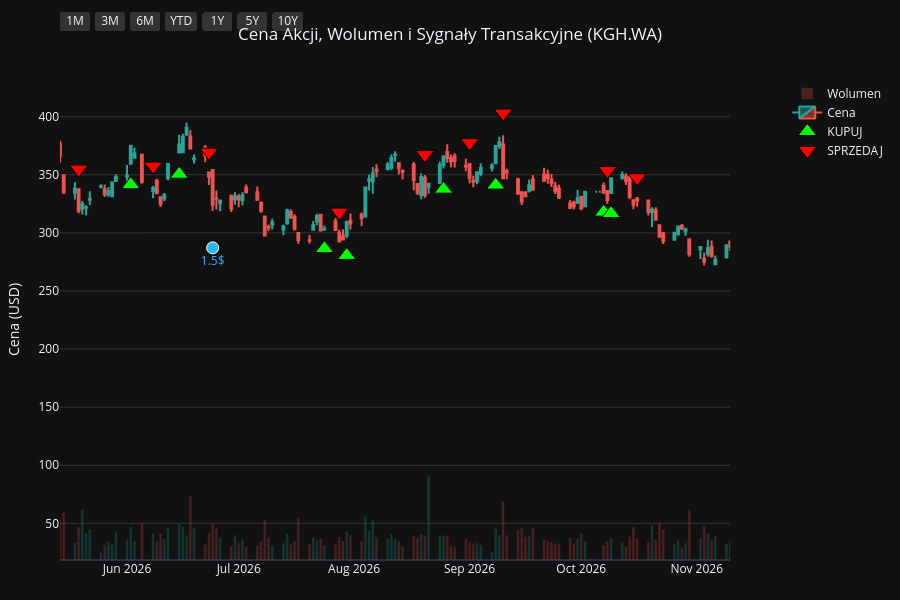
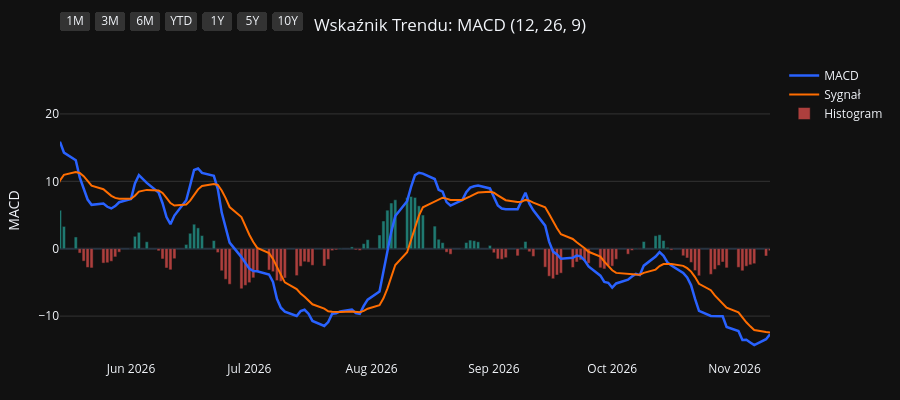
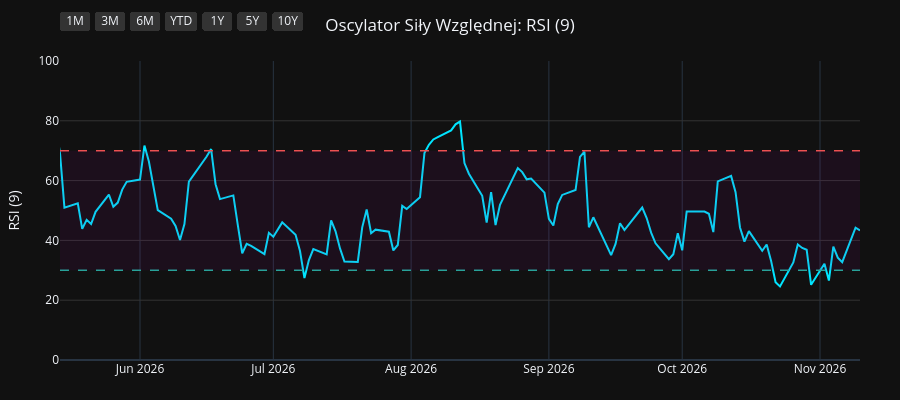
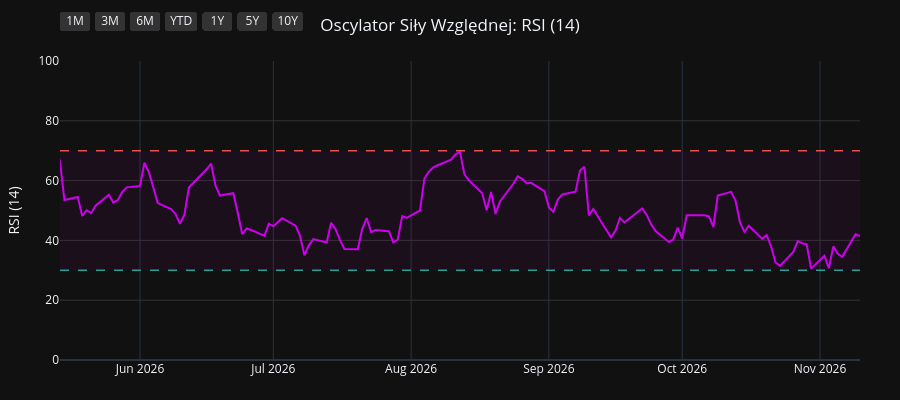

These figures' notebook cell, in order:
### Code cell
import os
import yfinance as yf
import pandas as pd
import pandas_ta as ta
import plotly.graph_objects as go
from plotly.subplots import make_subplots

# 1. Pobranie i przygotowanie danych
symbol = os.environ.get("STOCK_TICKER", "").strip().upper()
if not symbol:
    raise RuntimeError("Set STOCK_TICKER before running price_extractor.ipynb")
df = yf.Ticker(symbol).history(period="10y")
df.index = df.index.tz_localize(None)

# Wskaźniki i sygnały
df.ta.macd(fast=12, slow=26, signal=9, append=True)
df.ta.rsi(length=9, append=True)
df.ta.rsi(length=14, append=True)
df.ta.rsi(length=21, append=True)
df.dropna(inplace=True)

macd = df['MACD_12_26_9']
signal = df['MACDs_12_26_9']
wczorajszy_macd = macd.shift(1)
wczorajszy_signal = signal.shift(1)

df['Decyzja'] = 'BRAK'
df.loc[(macd > signal) & (wczorajszy_macd <= wczorajszy_signal), 'Decyzja'] = 'KUPUJ'
df.loc[(macd < signal) & (wczorajszy_macd >= wczorajszy_signal), 'Decyzja'] = 'SPRZEDAJ'

df_kupuj = df[df['Decyzja'] == 'KUPUJ']
df_sprzedaj = df[df['Decyzja'] == 'SPRZEDAJ']
df_dywidendy = df[df['Dividends'] > 0]
df_splity = df[df['Stock Splits'] > 0]

# Wspólna konfiguracja osi X
konfiguracja_osi_x = dict(
    type="date",
    showspikes=True, spikemode="across", spikesnap="cursor", spikedash="dot", spikecolor="#ffffff", spikethickness=1, hoverformat="%Y-%m-%d",
    rangeselector=dict(
        buttons=list([
            dict(count=1, label="1M", step="month", stepmode="backward"),
            dict(count=3, label="3M", step="month", stepmode="backward"),
            dict(count=6, label="6M", step="month", stepmode="backward"),
            dict(count=1, label="YTD", step="year", stepmode="todate"),
            dict(count=1, label="1Y", step="year", stepmode="backward"),
            dict(count=5, label="5Y", step="year", stepmode="backward"),
            dict(step="all", label="10Y")
        ]),
        bgcolor="#333333", activecolor="#2962ff", x=0, y=1.1
    )
)

# ==========================================
# WYKRES 1: CENA + WOLUMEN + SYGNAŁY
# ==========================================
fig1 = make_subplots(specs=[[{"secondary_y": True}]])

kolory_wolumenu = ['#26a69a' if row['Close'] >= row['Open'] else '#ef5350' for index, row in df.iterrows()]
fig1.add_trace(go.Bar(x=df.index, y=df['Volume'], marker_color=kolory_wolumenu, opacity=0.25, name='Wolumen'), secondary_y=True)
fig1.add_trace(go.Candlestick(x=df.index, open=df['Open'], high=df['High'], low=df['Low'], close=df['Close'], name='Cena', increasing_line_color='#26a69a', decreasing_line_color='#ef5350'), secondary_y=False)
fig1.add_trace(go.Scatter(x=df_kupuj.index, y=df_kupuj['Low'] * 0.95, customdata=df_kupuj[['Low', 'High']], mode='markers', marker=dict(symbol='triangle-up', size=16, color='#00ff00', line=dict(width=1, color='black')), name='KUPUJ', hovertemplate='KUPUJ<br>Najniższa: %{customdata[0]:.2f}<br>Najwyższa: %{customdata[1]:.2f}<extra></extra>'), secondary_y=False)
fig1.add_trace(go.Scatter(x=df_sprzedaj.index, y=df_sprzedaj['High'] * 1.05, customdata=df_sprzedaj[['Low', 'High']], mode='markers', marker=dict(symbol='triangle-down', size=16, color='#ff0000', line=dict(width=1, color='black')), name='SPRZEDAJ', hovertemplate='SPRZEDAJ<br>Najniższa: %{customdata[0]:.2f}<br>Najwyższa: %{customdata[1]:.2f}<extra></extra>'), secondary_y=False)

if not df_dywidendy.empty:
    fig1.add_trace(go.Scatter(x=df_dywidendy.index, y=df_dywidendy['Low'] * 0.90, mode='markers+text', marker=dict(symbol='circle', size=12, color='#29b6f6', line=dict(width=1, color='white')), text=df_dywidendy['Dividends'].apply(lambda x: f"{x}$"), textposition="bottom center", name='Dywidenda', showlegend=False, hovertemplate='Dywidenda: %{text}<extra></extra>', textfont=dict(color="#29b6f6")), secondary_y=False)
if not df_splity.empty:
                    fig1.add_trace(go.Scatter(x=df_splity.index, y=df_splity['High'], mode='markers+text', marker=dict(symbol='star', size=16, color='#ffee58', line=dict(width=1, color='black')), text=df_splity['Stock Splits'].apply(lambda x: f"{x:g}:1" if x >= 1 else f"1:{1 / x:g}"), textposition="top center", name='Split', hovertemplate='%{text}<extra></extra>', textfont=dict(color="#ffee58")), secondary_y=False)

fig1.update_layout(title=dict(text=f"Cena Akcji, Wolumen i Sygnały Transakcyjne ({symbol})", x=0.5, xanchor='center'), dragmode='pan', xaxis_rangeslider_visible=False, template='plotly_dark', height=600, hovermode='x unified', margin=dict(l=60, r=40, t=60, b=40))
fig1.update_xaxes(**konfiguracja_osi_x)
fig1.update_xaxes(range=[df.index.max() - pd.Timedelta(days=180), df.index.max()])
fig1.update_yaxes(title_text="Cena (USD)", secondary_y=False, gridcolor='#333333')
fig1.update_yaxes(range=[0, df['Volume'].max() * 4], showgrid=False, showticklabels=False, secondary_y=True)
fig1.show(config={'scrollZoom': True})

# ==========================================
# WYKRES 2: WSKAŹNIK MACD
# ==========================================
fig2 = go.Figure()
fig2.add_trace(go.Scatter(x=df.index, y=df['MACD_12_26_9'], line=dict(color='#2962ff', width=2.5), name='MACD'))
fig2.add_trace(go.Scatter(x=df.index, y=df['MACDs_12_26_9'], line=dict(color='#ff6d00', width=2), name='Sygnał'))
kolory_macd = ['#26a69a' if val >= 0 else '#ef5350' for val in df['MACDh_12_26_9']]
fig2.add_trace(go.Bar(x=df.index, y=df['MACDh_12_26_9'], marker_color=kolory_macd, name='Histogram', opacity=0.7))
fig2.update_layout(title=dict(text="Wskaźnik Trendu: MACD (12, 26, 9)", x=0.5, xanchor='center'), dragmode='pan', xaxis_rangeslider_visible=False, template='plotly_dark', height=400, hovermode='x unified', margin=dict(l=60, r=40, t=60, b=40))
fig2.update_xaxes(**konfiguracja_osi_x)
fig2.update_xaxes(range=[df.index.max() - pd.Timedelta(days=180), df.index.max()])
fig2.update_yaxes(title_text="MACD", gridcolor='#333333')
fig2.show(config={'scrollZoom': True})

# ==========================================
# WYKRES 3: OSCYLATOR RSI (9)
# ==========================================
fig3 = go.Figure()
fig3.add_trace(go.Scatter(x=df.index, y=df['RSI_9'], line=dict(color='#00e5ff', width=2), name='RSI (9)'))
fig3.add_hline(y=70, line_dash="dash", line_color="#ef5350", line_width=1.5)
fig3.add_hline(y=30, line_dash="dash", line_color="#26a69a", line_width=1.5)
fig3.add_hrect(y0=30, y1=70, line_width=0, fillcolor="purple", opacity=0.1)
fig3.update_layout(title=dict(text="Oscylator Siły Względnej: RSI (9)", x=0.5, xanchor='center'), dragmode='pan', xaxis_rangeslider_visible=False, template='plotly_dark', height=400, hovermode='x unified', margin=dict(l=60, r=40, t=60, b=40))
fig3.update_xaxes(**konfiguracja_osi_x)
fig3.update_xaxes(range=[df.index.max() - pd.Timedelta(days=180), df.index.max()])
fig3.update_yaxes(title_text="RSI (9)", range=[0, 100], gridcolor='#333333')
fig3.show(config={'scrollZoom': True})

# ==========================================
# WYKRES 4: OSCYLATOR RSI (14)
# ==========================================
fig4 = go.Figure()
fig4.add_trace(go.Scatter(x=df.index, y=df['RSI_14'], line=dict(color='#d500f9', width=2), name='RSI (14)'))
fig4.add_hline(y=70, line_dash="dash", line_color="#ef5350", line_width=1.5)
fig4.add_hline(y=30, line_dash="dash", line_color="#26a69a", line_width=1.5)
fig4.add_hrect(y0=30, y1=70, line_width=0, fillcolor="purple", opacity=0.1)
fig4.update_layout(title=dict(text="Oscylator Siły Względnej: RSI (14)", x=0.5, xanchor='center'), dragmode='pan', xaxis_rangeslider_visible=False, template='plotly_dark', height=400, hovermode='x unified', margin=dict(l=60, r=40, t=60, b=40))
fig4.update_xaxes(**konfiguracja_osi_x)
fig4.update_xaxes(range=[df.index.max() - pd.Timedelta(days=180), df.index.max()])
fig4.update_yaxes(title_text="RSI (14)", range=[0, 100], gridcolor='#333333')
fig4.show(config={'scrollZoom': True})

# ==========================================
# WYKRES 5: OSCYLATOR RSI (21)
# ==========================================
fig5 = go.Figure()
fig5.add_trace(go.Scatter(x=df.index, y=df['RSI_21'], line=dict(color='#64dd17', width=2), name='RSI (21)'))
fig5.add_hline(y=70, line_dash="dash", line_color="#ef5350", line_width=1.5)
fig5.add_hline(y=30, line_dash="dash", line_color="#26a69a", line_width=1.5)
fig5.add_hrect(y0=30, y1=70, line_width=0, fillcolor="purple", opacity=0.1)
fig5.update_layout(title=dict(text="Oscylator Siły Względnej: RSI (21)", x=0.5, xanchor='center'), dragmode='pan', xaxis_rangeslider_visible=False, template='plotly_dark', height=400, hovermode='x unified', margin=dict(l=60, r=40, t=60, b=40))
fig5.update_xaxes(**konfiguracja_osi_x)
fig5.update_xaxes(range=[df.index.max() - pd.Timedelta(days=180), df.index.max()])
fig5.update_yaxes(title_text="RSI (21)", range=[0, 100], gridcolor='#333333')
fig5.show(config={'scrollZoom': True})

### Figure 1 — Plotly figure (JSON) as saved in the notebook; plotly's stock layout.template omitted (floating-point values rounded to 4 significant figures; data arrays with more than 128 entries replaced by an {"elided": "..."} marker saying what was removed)
{"data": [{"marker": {"color": {"elided": "2506 str values"}}, "name": "Wolumen", "opacity": 0.25, "type": "bar", "x": {"elided": "2506 str values"}, "xaxis": "x", "y": {"elided": "2506 int values"}, "yaxis": "y2"}, {"close": {"elided": "2506 float values"}, "decreasing": {"line": {"color": "#ef5350"}}, "high": {"elided": "2506 float values"}, "increasing": {"line": {"color": "#26a69a"}}, "low": {"elided": "2506 float values"}, "name": "Cena", "open": {"elided": "2506 float values"}, "type": "candlestick", "x": {"elided": "2506 str values"}, "xaxis": "x", "yaxis": "y"}, {"customdata": {"elided": "95x2 float values"}, "hovertemplate": "KUPUJ<br>Najniższa: %{customdata[0]:.2f}<br>Najwyższa: %{customdata[1]:.2f}<extra></extra>", "marker": {"color": "#00ff00", "line": {"color": "black", "width": 1}, "size": 16, "symbol": "triangle-up"}, "mode": "markers", "name": "KUPUJ", "type": "scatter", "x": ["2017-01-10T00:00:00", "2017-04-05T00:00:00", "2017-04-25T00:00:00", "2017-06-08T00:00:00", "2017-07-12T00:00:00", "2017-08-25T00:00:00", "2017-10-05T00:00:00", "2017-11-06T00:00:00", "2017-12-15T00:00:00", "2018-02-16T00:00:00", "2018-04-05T00:00:00", "2018-05-17T00:00:00", "2018-06-05T00:00:00", "2018-07-03T00:00:00", "2018-08-28T00:00:00", "2018-09-20T00:00:00", "2018-10-30T00:00:00", "2018-12-03T00:00:00", "2019-01-07T00:00:00", "2019-02-20T00:00:00", "2019-03-19T00:00:00", "2019-03-29T00:00:00", "2019-05-22T00:00:00", "2019-05-24T00:00:00", "2019-07-25T00:00:00", "2019-08-29T00:00:00", "2019-10-11T00:00:00", "2019-12-12T00:00:00", "2020-01-13T00:00:00", "2020-02-06T00:00:00", "2020-03-23T00:00:00", "2020-05-19T00:00:00", "2020-07-02T00:00:00", "2020-10-12T00:00:00", "2020-11-03T00:00:00", "2021-01-07T00:00:00", "2021-02-15T00:00:00", "2021-03-31T00:00:00", "2021-05-05T00:00:00", "2021-06-25T00:00:00", "2021-07-23T00:00:00", "2021-09-06T00:00:00", "2021-09-09T00:00:00", "2021-10-08T00:00:00", "2021-11-12T00:00:00", "2021-12-02T00:00:00", "2022-02-10T00:00:00", "2022-02-25T00:00:00", "2022-03-24T00:00:00", "2022-03-28T00:00:00", "2022-05-18T00:00:00", "2022-07-19T00:00:00", "2022-09-12T00:00:00", "2022-12-13T00:00:00", "2023-01-04T00:00:00", "2023-03-27T00:00:00", "2023-05-09T00:00:00", "2023-06-02T00:00:00", "2023-07-12T00:00:00", "2023-08-29T00:00:00", "2023-09-14T00:00:00", "2023-10-11T00:00:00", "2023-10-25T00:00:00", "2023-11-15T00:00:00", "2023-12-15T00:00:00", "2024-01-25T00:00:00", "2024-03-08T00:00:00", "2024-04-02T00:00:00", "2024-05-09T00:00:00", "2024-06-25T00:00:00", "2024-08-16T00:00:00", "2024-09-13T00:00:00", "2024-12-02T00:00:00", "2025-01-07T00:00:00", "2025-03-17T00:00:00", "2025-04-22T00:00:00", "2025-05-26T00:00:00", "2025-06-05T00:00:00", "2025-06-26T00:00:00", "2025-07-22T00:00:00", "2025-08-11T00:00:00", "2025-09-04T00:00:00", "2025-11-27T00:00:00", "2026-01-26T00:00:00", "2026-02-25T00:00:00", "2026-04-01T00:00:00", "2026-05-07T00:00:00", "2026-06-02T00:00:00", "2026-06-15T00:00:00", "2026-07-24T00:00:00", "2026-07-30T00:00:00", "2026-08-25T00:00:00", "2026-09-08T00:00:00", "2026-10-07T00:00:00", "2026-10-09T00:00:00"], "xaxis": "x", "y": [85.02, 106.0, 107.5, 94.54, 95.99, 110.7, 102.2, 108.2, 91.49, 96.76, 78.7, 80.68, 81.99, 77.9, 81.11, 76.68, 74.31, 81.18, 78.63, 85.43, 90.25, 93.7, 82.98, 81.99, 85.57, 65.33, 69.24, 82.49, 87.64, 85.69, 47.8, 71.12, 82.1, 106.2, 106.8, 177.9, 170.5, 161.5, 177.0, 168.2, 166.7, 157.3, 154.8, 137.2, 136.6, 125.2, 131.5, 130.7, 157.7, 156.4, 114.0, 92.5, 86.69, 109.7, 118.7, 104.4, 109.5, 101.7, 105.0, 104.7, 103.8, 101.3, 99.66, 103.0, 112.6, 103.0, 101.0, 105.9, 134.8, 138.8, 121.6, 127.2, 119.1, 111.8, 128.7, 108.3, 118.8, 119.1, 117.9, 125.9, 126.3, 124.0, 192.3, 313.2, 310.3, 263.2, 308.6, 341.4, 350.5, 286.4, 280.6, 337.6, 341.1, 317.8, 316.7], "yaxis": "y"}, {"customdata": {"elided": "95x2 float values"}, "hovertemplate": "SPRZEDAJ<br>Najniższa: %{customdata[0]:.2f}<br>Najwyższa: %{customdata[1]:.2f}<extra></extra>", "marker": {"color": "#ff0000", "line": {"color": "black", "width": 1}, "size": 16, "symbol": "triangle-down"}, "mode": "markers", "name": "SPRZEDAJ", "type": "scatter", "x": ["2017-02-07T00:00:00", "2017-04-18T00:00:00", "2017-05-04T00:00:00", "2017-07-11T00:00:00", "2017-08-03T00:00:00", "2017-09-07T00:00:00", "2017-10-26T00:00:00", "2017-11-08T00:00:00", "2018-01-23T00:00:00", "2018-02-28T00:00:00", "2018-05-16T00:00:00", "2018-05-22T00:00:00", "2018-06-15T00:00:00", "2018-08-03T00:00:00", "2018-09-06T00:00:00", "2018-10-08T00:00:00", "2018-11-23T00:00:00", "2018-12-06T00:00:00", "2019-02-11T00:00:00", "2019-03-08T00:00:00", "2019-03-27T00:00:00", "2019-04-15T00:00:00", "2019-05-23T00:00:00", "2019-07-03T00:00:00", "2019-07-30T00:00:00", "2019-10-01T00:00:00", "2019-11-20T00:00:00", "2019-12-24T00:00:00", "2020-01-22T00:00:00", "2020-02-07T00:00:00", "2020-05-11T00:00:00", "2020-06-12T00:00:00", "2020-08-12T00:00:00", "2020-10-29T00:00:00", "2020-12-21T00:00:00", "2021-01-14T00:00:00", "2021-02-26T00:00:00", "2021-04-30T00:00:00", "2021-05-19T00:00:00", "2021-07-19T00:00:00", "2021-08-10T00:00:00", "2021-09-08T00:00:00", "2021-09-17T00:00:00", "2021-10-27T00:00:00", "2021-11-18T00:00:00", "2022-01-24T00:00:00", "2022-02-24T00:00:00", "2022-03-15T00:00:00", "2022-03-25T00:00:00", "2022-03-29T00:00:00", "2022-06-14T00:00:00", "2022-08-19T00:00:00", "2022-11-22T00:00:00", "2022-12-16T00:00:00", "2023-01-20T00:00:00", "2023-04-26T00:00:00", "2023-05-11T00:00:00", "2023-06-27T00:00:00", "2023-08-04T00:00:00", "2023-09-08T00:00:00", "2023-09-22T00:00:00", "2023-10-23T00:00:00", "2023-11-08T00:00:00", "2023-12-08T00:00:00", "2024-01-02T00:00:00", "2024-02-28T00:00:00", "2024-03-26T00:00:00", "2024-04-23T00:00:00", "2024-05-24T00:00:00", "2024-07-16T00:00:00", "2024-09-06T00:00:00", "2024-10-09T00:00:00", "2024-12-18T00:00:00", "2025-02-25T00:00:00", "2025-03-28T00:00:00", "2025-05-21T00:00:00", "2025-05-29T00:00:00", "2025-06-13T00:00:00", "2025-07-16T00:00:00", "2025-07-29T00:00:00", "2025-08-19T00:00:00", "2025-10-21T00:00:00", "2026-01-22T00:00:00", "2026-02-02T00:00:00", "2026-03-03T00:00:00", "2026-04-28T00:00:00", "2026-05-19T00:00:00", "2026-06-08T00:00:00", "2026-06-23T00:00:00", "2026-07-28T00:00:00", "2026-08-20T00:00:00", "2026-09-01T00:00:00", "2026-09-10T00:00:00", "2026-10-08T00:00:00", "2026-10-16T00:00:00"], "xaxis": "x", "y": [121.9, 118.0, 117.3, 106.6, 117.9, 124.8, 120.3, 119.7, 112.3, 105.8, 90.99, 92.93, 90.6, 91.78, 87.86, 85.81, 89.17, 89.37, 94.01, 99.21, 103.2, 109.3, 92.4, 99.8, 94.77, 77.67, 92.25, 92.95, 96.26, 94.71, 76.22, 87.08, 131.5, 122.1, 181.8, 202.9, 192.7, 198.9, 206.3, 183.4, 190.4, 174.3, 170.6, 155.6, 145.6, 141.9, 144.2, 165.7, 180.2, 180.0, 137.9, 107.4, 118.2, 128.8, 150.6, 120.4, 120.8, 116.4, 122.8, 113.5, 115.5, 110.4, 113.3, 122.3, 126.9, 113.7, 114.0, 141.3, 162.4, 159.6, 140.9, 163.6, 128.2, 142.2, 141.5, 129.9, 131.6, 131.4, 138.3, 139.9, 141.0, 203.0, 338.1, 334.8, 334.6, 326.4, 354.9, 357.5, 369.4, 317.8, 367.3, 377.6, 403.1, 353.6, 347.4], "yaxis": "y"}, {"hovertemplate": "Dywidenda: %{text}<extra></extra>", "marker": {"color": "#29b6f6", "line": {"color": "white", "width": 1}, "size": 12, "symbol": "circle"}, "mode": "markers+text", "name": "Dywidenda", "showlegend": false, "text": ["1.0$", "1.5$", "3.0$", "1.0$", "3.0$", "1.5$"], "textfont": {"color": "#29b6f6"}, "textposition": "bottom center", "type": "scatter", "x": ["2017-07-13T00:00:00", "2021-06-18T00:00:00", "2022-07-06T00:00:00", "2023-07-26T00:00:00", "2024-06-27T00:00:00", "2026-06-24T00:00:00"], "xaxis": "x", "y": [94.77, 149.3, 83.71, 104.7, 132.3, 287.1], "yaxis": "y"}], "layout": {"dragmode": "pan", "height": 600, "hovermode": "x unified", "margin": {"b": 40, "l": 60, "r": 40, "t": 60}, "title": {"text": "Cena Akcji, Wolumen i Sygnały Transakcyjne (KGH.WA)", "x": 0.5, "xanchor": "center"}, "xaxis": {"anchor": "y", "domain": [0.0, 0.94], "hoverformat": "%Y-%m-%d", "range": ["2026-05-14T00:00:00", "2026-11-10T00:00:00"], "rangeselector": {"activecolor": "#2962ff", "bgcolor": "#333333", "buttons": [{"count": 1, "label": "1M", "step": "month", "stepmode": "backward"}, {"count": 3, "label": "3M", "step": "month", "stepmode": "backward"}, {"count": 6, "label": "6M", "step": "month", "stepmode": "backward"}, {"count": 1, "label": "YTD", "step": "year", "stepmode": "todate"}, {"count": 1, "label": "1Y", "step": "year", "stepmode": "backward"}, {"count": 5, "label": "5Y", "step": "year", "stepmode": "backward"}, {"label": "10Y", "step": "all"}], "x": 0, "y": 1.1}, "rangeslider": {"visible": false}, "showspikes": true, "spikecolor": "#ffffff", "spikedash": "dot", "spikemode": "across", "spikesnap": "cursor", "spikethickness": 1, "type": "date"}, "yaxis": {"anchor": "x", "domain": [0.0, 1.0], "gridcolor": "#333333", "title": {"text": "Cena (USD)"}}, "yaxis2": {"anchor": "x", "overlaying": "y", "range": [0, 15187428], "showgrid": false, "showticklabels": false, "side": "right"}}}

### Figure 2 — Plotly figure (JSON) as saved in the notebook; plotly's stock layout.template omitted (floating-point values rounded to 4 significant figures; data arrays with more than 128 entries replaced by an {"elided": "..."} marker saying what was removed)
{"data": [{"line": {"color": "#2962ff", "width": 2.5}, "name": "MACD", "type": "scatter", "x": {"elided": "2506 str values"}, "y": {"elided": "2506 float values"}}, {"line": {"color": "#ff6d00", "width": 2}, "name": "Sygnał", "type": "scatter", "x": {"elided": "2506 str values"}, "y": {"elided": "2506 float values"}}, {"marker": {"color": {"elided": "2506 str values"}}, "name": "Histogram", "opacity": 0.7, "type": "bar", "x": {"elided": "2506 str values"}, "y": {"elided": "2506 float values"}}], "layout": {"dragmode": "pan", "height": 400, "hovermode": "x unified", "margin": {"b": 40, "l": 60, "r": 40, "t": 60}, "title": {"text": "Wskaźnik Trendu: MACD (12, 26, 9)", "x": 0.5, "xanchor": "center"}, "xaxis": {"hoverformat": "%Y-%m-%d", "range": ["2026-05-14T00:00:00", "2026-11-10T00:00:00"], "rangeselector": {"activecolor": "#2962ff", "bgcolor": "#333333", "buttons": [{"count": 1, "label": "1M", "step": "month", "stepmode": "backward"}, {"count": 3, "label": "3M", "step": "month", "stepmode": "backward"}, {"count": 6, "label": "6M", "step": "month", "stepmode": "backward"}, {"count": 1, "label": "YTD", "step": "year", "stepmode": "todate"}, {"count": 1, "label": "1Y", "step": "year", "stepmode": "backward"}, {"count": 5, "label": "5Y", "step": "year", "stepmode": "backward"}, {"label": "10Y", "step": "all"}], "x": 0, "y": 1.1}, "rangeslider": {"visible": false}, "showspikes": true, "spikecolor": "#ffffff", "spikedash": "dot", "spikemode": "across", "spikesnap": "cursor", "spikethickness": 1, "type": "date"}, "yaxis": {"gridcolor": "#333333", "title": {"text": "MACD"}}}}

### Figure 3 — Plotly figure (JSON) as saved in the notebook; plotly's stock layout.template omitted (floating-point values rounded to 4 significant figures; data arrays with more than 128 entries replaced by an {"elided": "..."} marker saying what was removed)
{"data": [{"line": {"color": "#00e5ff", "width": 2}, "name": "RSI (9)", "type": "scatter", "x": {"elided": "2506 str values"}, "y": {"elided": "2506 float values"}}], "layout": {"dragmode": "pan", "height": 400, "hovermode": "x unified", "margin": {"b": 40, "l": 60, "r": 40, "t": 60}, "shapes": [{"line": {"color": "#ef5350", "dash": "dash", "width": 1.5}, "type": "line", "x0": 0, "x1": 1, "xref": "x domain", "y0": 70, "y1": 70, "yref": "y"}, {"line": {"color": "#26a69a", "dash": "dash", "width": 1.5}, "type": "line", "x0": 0, "x1": 1, "xref": "x domain", "y0": 30, "y1": 30, "yref": "y"}, {"fillcolor": "purple", "line": {"width": 0}, "opacity": 0.1, "type": "rect", "x0": 0, "x1": 1, "xref": "x domain", "y0": 30, "y1": 70, "yref": "y"}], "title": {"text": "Oscylator Siły Względnej: RSI (9)", "x": 0.5, "xanchor": "center"}, "xaxis": {"hoverformat": "%Y-%m-%d", "range": ["2026-05-14T00:00:00", "2026-11-10T00:00:00"], "rangeselector": {"activecolor": "#2962ff", "bgcolor": "#333333", "buttons": [{"count": 1, "label": "1M", "step": "month", "stepmode": "backward"}, {"count": 3, "label": "3M", "step": "month", "stepmode": "backward"}, {"count": 6, "label": "6M", "step": "month", "stepmode": "backward"}, {"count": 1, "label": "YTD", "step": "year", "stepmode": "todate"}, {"count": 1, "label": "1Y", "step": "year", "stepmode": "backward"}, {"count": 5, "label": "5Y", "step": "year", "stepmode": "backward"}, {"label": "10Y", "step": "all"}], "x": 0, "y": 1.1}, "rangeslider": {"visible": false}, "showspikes": true, "spikecolor": "#ffffff", "spikedash": "dot", "spikemode": "across", "spikesnap": "cursor", "spikethickness": 1, "type": "date"}, "yaxis": {"gridcolor": "#333333", "range": [0, 100], "title": {"text": "RSI (9)"}}}}

### Figure 4 — Plotly figure (JSON) as saved in the notebook; plotly's stock layout.template omitted (floating-point values rounded to 4 significant figures; data arrays with more than 128 entries replaced by an {"elided": "..."} marker saying what was removed)
{"data": [{"line": {"color": "#d500f9", "width": 2}, "name": "RSI (14)", "type": "scatter", "x": {"elided": "2506 str values"}, "y": {"elided": "2506 float values"}}], "layout": {"dragmode": "pan", "height": 400, "hovermode": "x unified", "margin": {"b": 40, "l": 60, "r": 40, "t": 60}, "shapes": [{"line": {"color": "#ef5350", "dash": "dash", "width": 1.5}, "type": "line", "x0": 0, "x1": 1, "xref": "x domain", "y0": 70, "y1": 70, "yref": "y"}, {"line": {"color": "#26a69a", "dash": "dash", "width": 1.5}, "type": "line", "x0": 0, "x1": 1, "xref": "x domain", "y0": 30, "y1": 30, "yref": "y"}, {"fillcolor": "purple", "line": {"width": 0}, "opacity": 0.1, "type": "rect", "x0": 0, "x1": 1, "xref": "x domain", "y0": 30, "y1": 70, "yref": "y"}], "title": {"text": "Oscylator Siły Względnej: RSI (14)", "x": 0.5, "xanchor": "center"}, "xaxis": {"hoverformat": "%Y-%m-%d", "range": ["2026-05-14T00:00:00", "2026-11-10T00:00:00"], "rangeselector": {"activecolor": "#2962ff", "bgcolor": "#333333", "buttons": [{"count": 1, "label": "1M", "step": "month", "stepmode": "backward"}, {"count": 3, "label": "3M", "step": "month", "stepmode": "backward"}, {"count": 6, "label": "6M", "step": "month", "stepmode": "backward"}, {"count": 1, "label": "YTD", "step": "year", "stepmode": "todate"}, {"count": 1, "label": "1Y", "step": "year", "stepmode": "backward"}, {"count": 5, "label": "5Y", "step": "year", "stepmode": "backward"}, {"label": "10Y", "step": "all"}], "x": 0, "y": 1.1}, "rangeslider": {"visible": false}, "showspikes": true, "spikecolor": "#ffffff", "spikedash": "dot", "spikemode": "across", "spikesnap": "cursor", "spikethickness": 1, "type": "date"}, "yaxis": {"gridcolor": "#333333", "range": [0, 100], "title": {"text": "RSI (14)"}}}}
